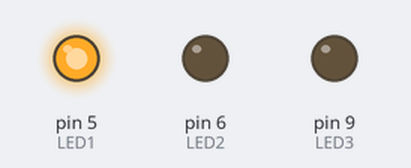
This sketch was run on a simulated Arduino Uno, built with avr-gcc and run on an emulated ATmega328P. On the bench: output pins drawn as LEDs (lit = HIGH).

Above: at 0.1 s.
At 0.7 s:
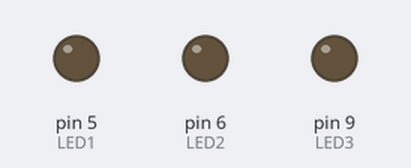
Timing chart, 0 to 2.2 s (numbered marks = the images above):
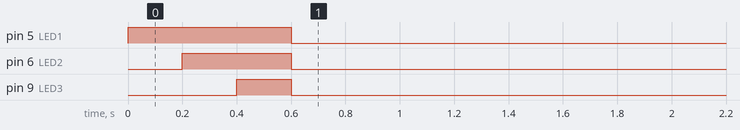

The sketch:

led_test.ino
```cpp
int LED1 = 5;
int LED2 = 6;
int LED3 = 9;

void setup()
{
    pinMode(LED1, OUTPUT);
    pinMode(LED2, OUTPUT);
    pinMode(LED3, OUTPUT);
    ledTest(200);
}

void ledTest(int delayTime)
{
    int leds[] = {LED1, LED2, LED3};

    for (int i = 0; i < 3; i++)
    {
        digitalWrite(leds[i], HIGH);
        delay(delayTime);
    }

    for (int i = 0; i < 3; i++)
    {
        digitalWrite(leds[i], LOW);
    }
}

void loop()
{
}
```
